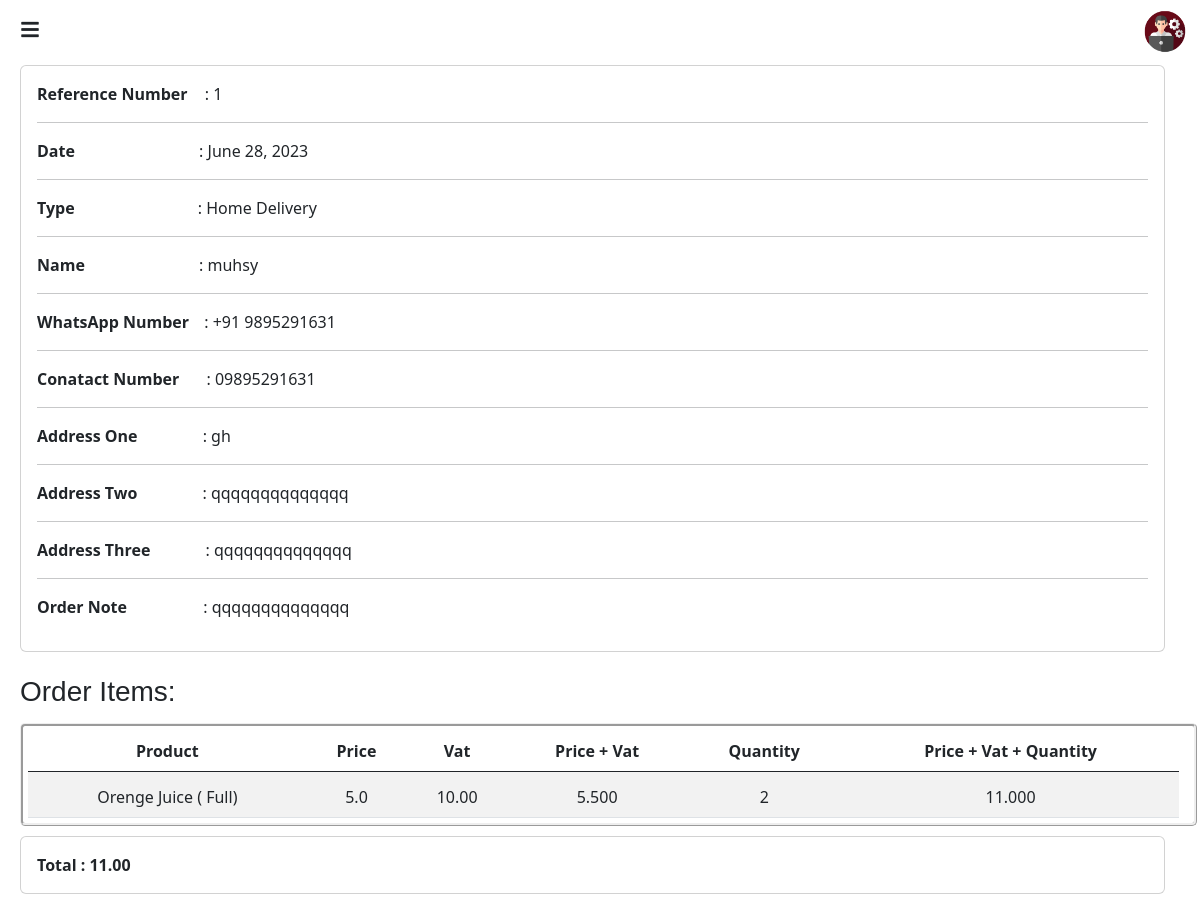
/type/5/, run on an earlier commit of the app's database.
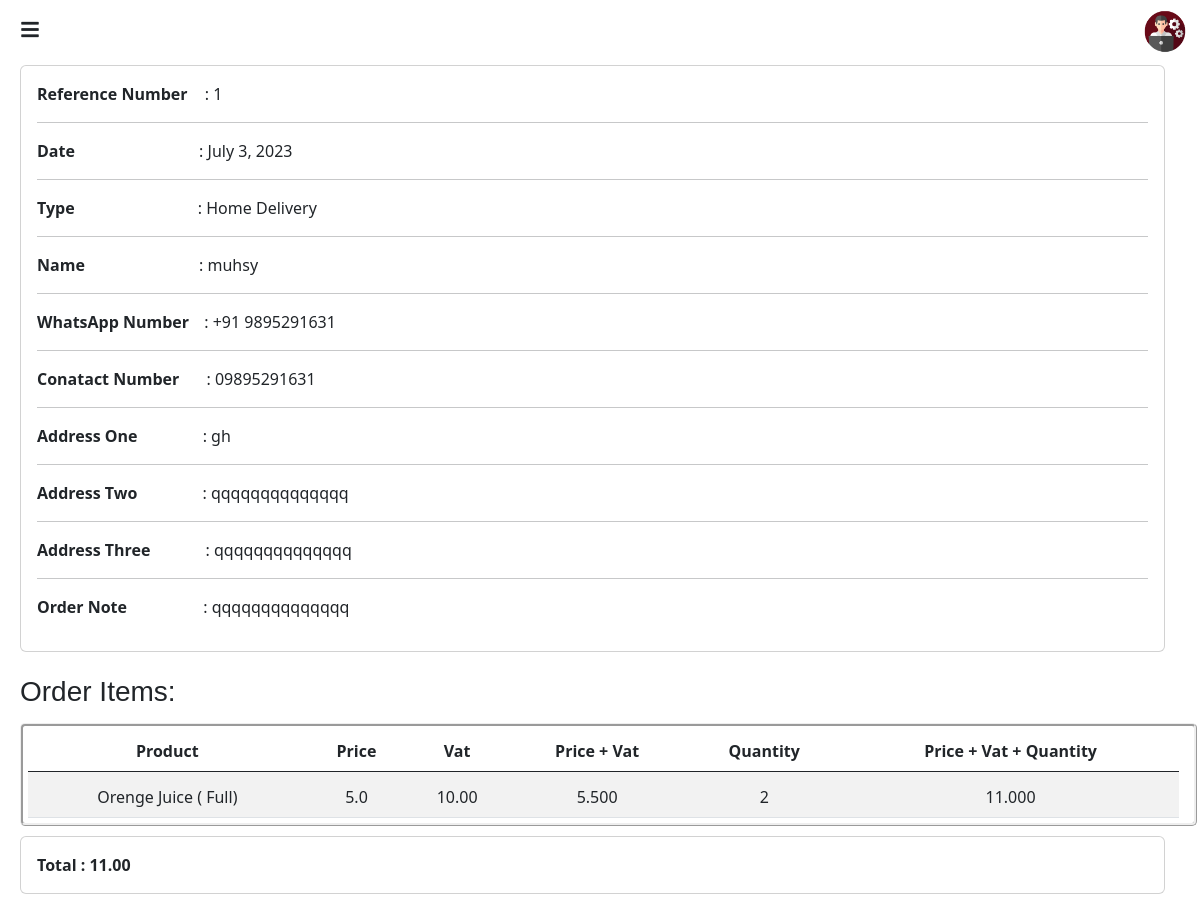
And on a later commit of the database.
### adminapp/models.py (models this page shows, shortened)
class Order(models.Model):
    TYPE = (
        ('Home Delivery', 'Home Delivery'),
        ('Take Away', 'Take Away'),
    )
    PAYMENT_MODE = (
        ('Cash on Delivery', 'Cash on Delivery'),
        ('Card on Delivery', 'Card on Delivery'),
    )
    STATUS = (
        ('Pending', 'Pending'),
        ('Order Confirmed', 'Order Confirmed'),
        ('Order Don', 'Order Don'),
        ('Cancel', 'Cancel'),
    )
    cart = models.ManyToManyField(Cart)
    reference_number = models.CharField(max_length=100, unique=True)
    order_type = models.CharField(max_length=100, choices=TYPE)
    name = models.CharField(max_length=200)
    whatsapp_number = models.CharField(max_length=20)
    contact_number = models.CharField(max_length=20)
    address_one = models.CharField(max_length=500)
    address_two = models.CharField(max_length=500)
    address_three = models.CharField(max_length=500)
    order_note = models.CharField(max_length=500)
    payment_mode = models.CharField(max_length=100, choices=PAYMENT_MODE)
    date = models.DateField()
    time = models.TimeField()
    status = models.CharField(max_length=100, choices=STATUS, default='Pending', null=True, blank=True)
    def get_cart_total(self):
        total = Decimal(0)
        for cart_item in self.cart.all():
            total += cart_item.total
        return total

class Cart(models.Model):
    user = models.ForeignKey(User, on_delete=models.CASCADE)
    product_price = models.ForeignKey(ProductPrice, on_delete=models.CASCADE)
    quantity = models.PositiveIntegerField(default=1)
    product_price_dummy = models.CharField(max_length=100, null=True, blank=True)
    tax_dummy = models.CharField(max_length=100, null=True, blank=True)
    total = models.DecimalField(max_digits=10, decimal_places=2, null=True, blank=True)
    def get_total_price_with_tax_dummy(self):
        price = self.product_price_dummy
        tax_amount = Decimal(price) * Decimal(self.tax_dummy) / 100
        total_price_with_tax = (Decimal(price) + tax_amount)
        return total_price_with_tax
    def get_total_tax_with_price_and_quantity_dummy(self):
        price = self.product_price_dummy
        tax_amount = Decimal(price) * Decimal(self.tax_dummy) / 100
        total_tax_with_price_and_quantity = (tax_amount + Decimal(price)) * Decimal(self.quantity)
        return total_tax_with_price_and_quantity

### adminapp/views.py (the view)
# urls.py: path('type/<int:order_id>/', views.type_details, name='type_details'),
def type_details(request, order_id):
    order = get_object_or_404(Order, id=order_id)
    context = {'order': order}
    return render(request, 'type_details.html', context)

### adminapp/templates/type_details.html (shortened to what the changed rows need)
<!DOCTYPE html>
{% load static %}
<html lang="en">
<head>
    <link href="https://cdn.jsdelivr.net/npm/bootstrap@5.3.0-alpha3/dist/css/bootstrap.min.css" rel="stylesheet">
    <link rel="stylesheet" href="https://cdn.jsdelivr.net/npm/bootstrap-icons@1.10.5/font/bootstrap-icons.css">
    <link href='https://unpkg.com/boxicons@2.1.4/css/boxicons.min.css' rel='stylesheet'>
	<link rel="stylesheet" href="https://cdnjs.cloudflare.com/ajax/libs/font-awesome/5.15.4/css/all.min.css">
	<link rel="stylesheet" href="{% static 'css/type-details.css' %}">
	<link rel="stylesheet" href="{% static 'css/animated.css' %}">
</head>
<body>
	{% if order.order_type == 'Home Delivery' %}
		<div class="card zoomIn">
			<div class="card-body">
				<p> <span class="font-bold" style="padding-right: 13px;">Reference Number </span>  <span>:</span>  {{ order.reference_number }} </p>
				<hr>
				<p><span class="font-bold" style="padding-right: 120px;" >Date </span > <span>:</span> {{ order.date }}</p>
				<hr>
				<p> <span class="font-bold" style="padding-right: 119px;">Type </span > <span>:</span> Home Delivery</p>
				<hr>
				<p> <span class="font-bold" style="padding-right: 110px;">Name </span>  <span>:</span>  {{ order.name }}</p>
				<hr>
				<p> <span class="font-bold" style="padding-right: 11px;">WhatsApp  Number </span>  <span>:</span> {{ order.whatsapp_number }}</p>
				<hr>
				<p> <span class="font-bold" style="padding-right: 23px;">Conatact Number  </span>  <span>:</span> {{ order.contact_number }}</p>
				<hr>
				<p> <span class="font-bold" style="padding-right: 61px;">Address One </span>  <span>:</span> {{ order.address_one }}</p>
				<hr>
				<p> <span class="font-bold" style="padding-right: 61px;">Address Two </span > <span>:</span> {{ order.address_two }}</p>
				<hr>
				<p> <span class="font-bold" style="padding-right: 51px;">Address Three </span>  <span>:</span> {{ order.address_three }}</p>
				<hr>
				<p> <span class="font-bold" style="padding-right: 72px;">Order Note </span>  <span>:</span> {{ order.order_note }}</p>
			</div>
		</div>
        <h3 class="order-items fade-up">Order Items:</h3>
        <div class="table-responsive fade-up">
            <table class="table table-striped">
                <thead style="border: thin;">
                    <tr class="text-center">
                        <th scope="col" class="text-nowrap">Product</th>
                        <th scope="col" class="text-nowrap">Price</th>
                        <th scope="col" class="text-nowrap">Vat</th>
                        <th scope="col" class="text-nowrap">Price + Vat</th>
                        <th scope="col" class="text-nowrap">Quantity</th>
                        <th scope="col" class="text-nowrap">Price + Vat + Quantity</th>
                    </tr>
                </thead>
                <tbody>
                    {% for cart in order.cart.all %}
                        <tr class="text-center">
                            <td class="text-nowrap" style="padding-top: 13px; ">
                                {{ cart.product_price.product.name }} ( {{ cart.product_price.name}})
                            </td>
                            <td class="text-nowrap" style="padding-top: 13px; ">{{ cart.product_price_dummy }}</td>
                            <td class="text-nowrap" style="padding-top: 13px; ">{{ cart.tax_dummy }}</td>
                            <td class="text-nowrap" style="padding-top: 13px; ">{{ cart.get_total_price_with_tax_dummy }}</td>
                            <td class="text-nowrap" style="padding-top: 13px; ">{{ cart.quantity }}</td>
                            <td class="text-nowrap" style="padding-top: 13px; ">{{ cart.get_total_tax_with_price_and_quantity_dummy }}</td>
                        </tr>
                    {% endfor%}
                </tbody>
            </table>
        </div>
		<div class="card fade-up">
			<div class="card-body">
				<span class="font-bold">Total : {{ order.get_cart_total }} </span>
			</div>
		</div>
       <br><br>
    {% endif %}
</body>
</html>

What changed in the data, as far as the page shows it:
changed Order "muhsy": date "June 28, 2023" → "July 3, 2023"
